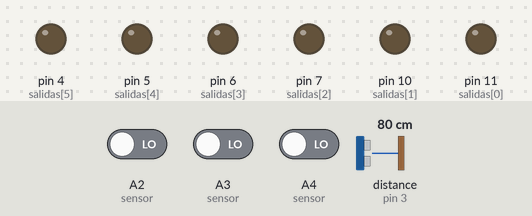
Simulated run of this sketch. Board: Arduino Uno, built with avr-gcc and run on an emulated ATmega328P. On the bench: output pins drawn as LEDs (lit = HIGH). Wiring (inferred from the names in the program): ultrasonic range finder: trigger pin 2; echo pin 3. Inputs (shaded band) come from the test bench; at power-on: A2 (sensor) LOW, A3 (sensor) LOW, A4 (sensor) LOW, distance to the obstacle (sensor on pin 3) 80 cm. The echo pulse lasts 58.3 µs per cm; pins used as bus, display or sensor lines are not drawn; what the sketch prints to the serial monitor is not drawn.

Above: at 1.2 s.
1.3 s: A2 (sensor) driven HIGH
At 2.5 s:
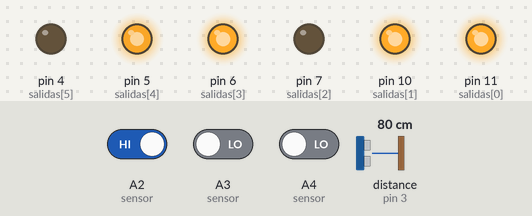
2.8 s: A3 (sensor) driven HIGH
At 4.0 s:
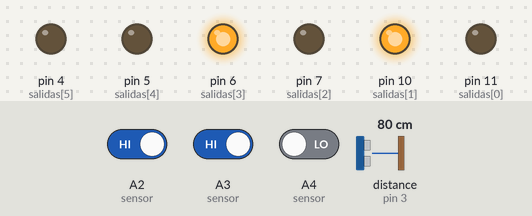
4.3 s: A2 (sensor) driven LOW
At 4.7 s:
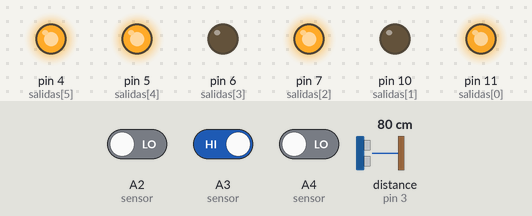
5.8 s: A2 (sensor) driven HIGH
At 6.4 s:
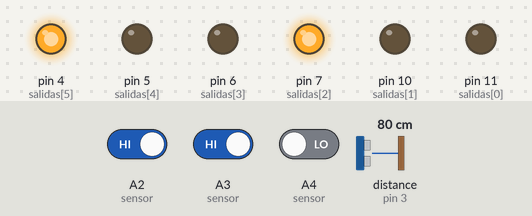
7.3 s: A3 (sensor) driven LOW
At 8.1 s:
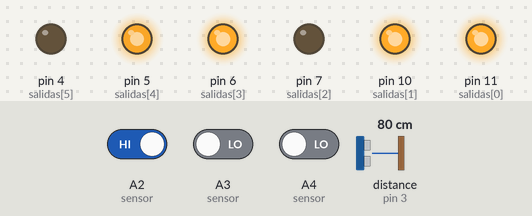
8.8 s: A2 (sensor) driven LOW and A4 (sensor) driven HIGH
At 9.8 s:
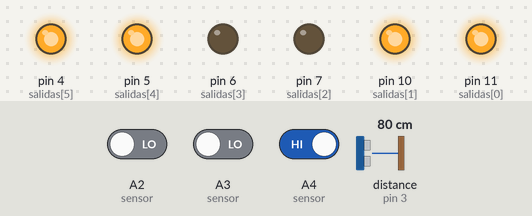
Timing chart, 0 to 11.3 s (numbered marks = the images above; inputs shaded):
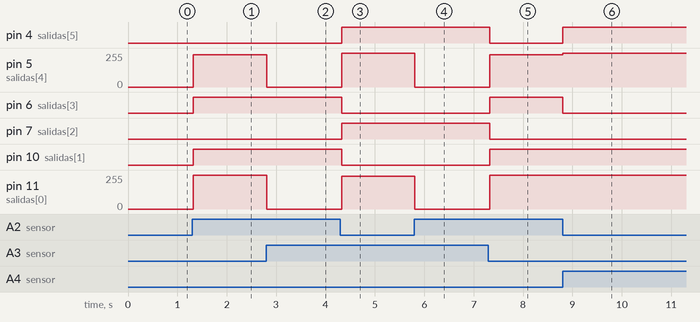

Measured:
- after the input at 1.3 s, pin 5 (salidas[4]): 0/255 → 241/255 at once; pin 6 (salidas[3]), pin 10 (salidas[1]): LOW → HIGH at once; pin 11 (salidas[0]): 0/255 → 255/255 at once
- after the input at 2.8 s, pin 5 (salidas[4]): 241/255 → 0/255 at once; pin 11 (salidas[0]): 255/255 → 0/255 at once
- after the input at 4.3 s, pin 4 (salidas[5]), pin 7 (salidas[2]): LOW → HIGH at once; pin 5 (salidas[4]): 0/255 → 255/255 at once; pin 6 (salidas[3]), pin 10 (salidas[1]): HIGH → LOW at once; pin 11 (salidas[0]): 0/255 → 244/255 at once
- after the input at 5.8 s, pin 5 (salidas[4]): 255/255 → 0/255 at once; pin 11 (salidas[0]): 244/255 → 0/255 at once
- after the input at 7.3 s, pin 4 (salidas[5]), pin 7 (salidas[2]): HIGH → LOW at once; pin 5 (salidas[4]): 0/255 → 241/255 at once; pin 6 (salidas[3]), pin 10 (salidas[1]): LOW → HIGH at once; pin 11 (salidas[0]): 0/255 → 255/255 at once
- after the input at 8.8 s, pin 4 (salidas[5]): LOW → HIGH at once; pin 5 (salidas[4]): 241/255 → 255/255 at once; pin 6 (salidas[3]): HIGH → LOW at once

The sketch:

finalisimo.ino
```cpp
/* Programación de prueba del robot
 * Robótica y Control
 * Anaya Martínez Luis Damián
 */
int salidas[]={11, 10, 7, 6, 5, 4, 2}; //Pines que se definirán como salidas
float distancia; //Creamos la variable para guardar la distancia y la velocidad
bool sderecha, sizquierda, scentro; //Variables de estado de los sensores

void setup() { //Inicializando
  Serial.begin(9600); //Iniciamos comunicación serial
  for(int i=0; i<=8; i++) pinMode(salidas[i], OUTPUT); //Declaramos los pines de salida
  for(int i=A0; i<=A5; i++)pinMode(i, INPUT); //Definimos pines de entrada
  pinMode(3, INPUT); //Declaramos el pin de entrada del sensor ultrasónico
  Serial.println("Hola");
}


void detente(){ //programa para detenerse
  digitalWrite(5, 0); //desactiva enable izquierdo
  digitalWrite(11, 0); //desactiva enable derecho
}

void adelante(){ //función para ir hacia adelante
  digitalWrite(5, 1); //activa enable izquierdo
  digitalWrite(11, 1); //activa enable derecho

  digitalWrite(6, 0); //derecha atrás desactivado
  digitalWrite(4, 1); //derecha adelante

  digitalWrite(10, 1); //izquierda adelante
  digitalWrite(7, 0); //izquierda atrás desactivado
}

void atras(){ //programa para ir hacia atrás
  digitalWrite(5, 1); //activa enable izquierdo
  digitalWrite(11, 1); //activa enable derecho
  digitalWrite(6, 1); //derecha atrás
  digitalWrite(4, 0); //derecha adelante desactivado
  digitalWrite(10, 0); //izquierda adelante desactivado
  digitalWrite(7, 1); //izquierda atrás
}

void derecha(){ //programa para ir hacia la derecha en el segundo giro
  digitalWrite(5, 1); //activa enable izquierdo
  analogWrite(11, 244); //activa enable derecho
  digitalWrite(6, 0); //derecha atrás
  digitalWrite(4, 1); //derecha adelante desactivado
  digitalWrite(10, 0); //izquierda adelante
  digitalWrite(7, 1); //izquierda atras desactivado
}

void izquierda(){ //programa para ir hacia la derecha en el segundo giro
  analogWrite(11, 255); //activa enable derecho
  analogWrite(5, 241); //activa enable derecho
  digitalWrite(6, 1); //derecha atrás
  digitalWrite(4, 0); //derecha adelante desactivado
  digitalWrite(10, 1); //izquierda adelante
  digitalWrite(7, 0); //izquierda atras desactivado
}

void derecha2(){ //programa para ir hacia la dereca en 90°
  digitalWrite(5, 1); //activa enable izquierdo
  analogWrite(11, 244); //activa enable derecho
  digitalWrite(6, 0); //derecha atrás
  digitalWrite(4, 1); //derecha adelante desactivado
  digitalWrite(10, 0); //izquierda adelante
  digitalWrite(7, 1); //izquierda atras desactivado
}


void izquierda2(){ //programa para ir hacia la izquierda
  analogWrite(11, 255); //activa enable derecho
  analogWrite(5, 241); //activa enable derecho
  digitalWrite(6, 1); //derecha atrás
  digitalWrite(4, 0); //derecha adelante desactivado
  digitalWrite(10, 1); //izquierda adelante
  digitalWrite(7, 0); //izquierda atras desactivado
  }

void medicion(){ //función para medir distancias con el sensor ultrasónico
  digitalWrite(2, LOW);//empezamos apagando la fuente del ultrasónico
  delayMicroseconds(2);//esperamos dos microsegundos
  digitalWrite(2, HIGH);//encendemos la fuente ultrasónica
  delayMicroseconds(10);//esperamos 10 microsegundos
  digitalWrite(2, LOW); //apagamos la fuente ultrasónica
  distancia=pulseIn(3, HIGH, 8000); //leemos lo que llegó al echo del sensor ultrasónico
  distancia=distancia/58; //dividimos entre la constante obtenida para tiempo-distancia
  if (distancia!=0.0){
  Serial.print("Distancia detectada: ");//Imprimimos la distancia detectada
  Serial.print(distancia,3); //Podemos indicar decimales deseados
  Serial.println("cm");//imprimimos la unidad de medida
  }
}

void loop() {//En el ciclo sin fin
  medicion();//hacemos el ciclo de medición
  sderecha=(digitalRead(A3)); //lectura del sensor derecho
  scentro=(digitalRead(A4)); //lectura del sensor central
  sizquierda=(digitalRead(A2)); //lectura del sensor izquierdo
  if(scentro and !sizquierda and !sderecha) adelante(); //si la del centro tiene la linea, avanza hacia adelante
  else if (sizquierda and !scentro and !sderecha) izquierda(); //si la linea está a la derecha, gira a la izquierda
  else if (!sizquierda and !scentro and sderecha) derecha(); //si la linea está a la izquierda, gira a la derecha
  else if (sizquierda and scentro and !sderecha) izquierda2(); //si está entre el centro y la derecha, gira a la izquierda más veloz
  else if (!sizquierda and scentro and sderecha) derecha2(); //si está entre el centro y la izquierda, girar a la derecha más rápido
  else if (!sizquierda and !scentro and !sderecha) delay(10); //Si no detecta la linea, mantiene el comando anterior
  else detente(); //Si llega al cuadro donde se activan todos los sensores, se detiene
  delay(10); //delay de referencia
}
```
